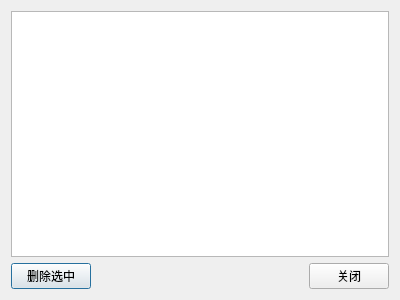
<?xml version="1.0" encoding="UTF-8"?>
<ui version="4.0">
 <class>HistoryDialog</class>
 <widget class="QDialog" name="HistoryDialog">
  <property name="geometry">
   <rect>
    <x>0</x>
    <y>0</y>
    <width>400</width>
    <height>300</height>
   </rect>
  </property>
  <property name="windowTitle">
   <string>历史记录</string>
  </property>
  <layout class="QHBoxLayout" name="horizontalLayout_2">
   <item>
    <layout class="QVBoxLayout" name="verticalLayout">
     <item>
      <widget class="QListWidget" name="historyList"/>
     </item>
     <item>
      <layout class="QHBoxLayout" name="horizontalLayout">
       <item>
        <widget class="QPushButton" name="deleteButton">
         <property name="text">
          <string>删除选中</string>
         </property>
        </widget>
       </item>
       <item>
        <spacer name="horizontalSpacer">
         <property name="orientation">
          <enum>Qt::Horizontal</enum>
         </property>
         <property name="sizeHint" stdset="0">
          <size>
           <width>40</width>
           <height>20</height>
          </size>
         </property>
        </spacer>
       </item>
       <item>
        <widget class="QPushButton" name="closeButton">
         <property name="text">
          <string>关闭</string>
         </property>
        </widget>
       </item>
      </layout>
     </item>
    </layout>
   </item>
  </layout>
 </widget>
 <resources/>
 <connections/>
</ui>
